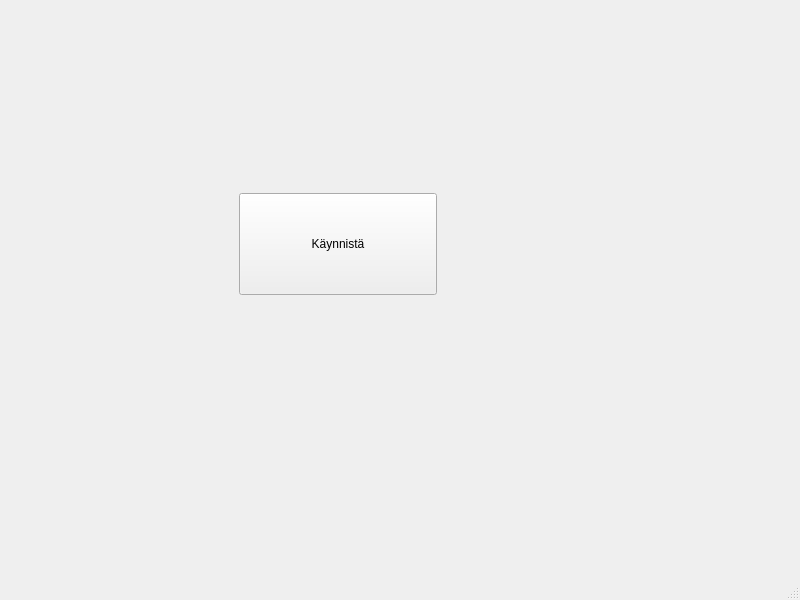
<?xml version="1.0" encoding="UTF-8"?>
<ui version="4.0">
 <class>MainWindow</class>
 <widget class="QMainWindow" name="MainWindow">
  <property name="geometry">
   <rect>
    <x>0</x>
    <y>0</y>
    <width>800</width>
    <height>600</height>
   </rect>
  </property>
  <property name="windowTitle">
   <string>MainWindow</string>
  </property>
  <widget class="QWidget" name="centralwidget">
   <widget class="QPushButton" name="pushButton">
    <property name="geometry">
     <rect>
      <x>239</x>
      <y>193</y>
      <width>198</width>
      <height>102</height>
     </rect>
    </property>
    <property name="text">
     <string>Käynnistä</string>
    </property>
   </widget>
  </widget>
  <widget class="QMenuBar" name="menubar">
   <property name="geometry">
    <rect>
     <x>0</x>
     <y>0</y>
     <width>800</width>
     <height>18</height>
    </rect>
   </property>
  </widget>
  <widget class="QStatusBar" name="statusbar"/>
 </widget>
 <resources/>
 <connections/>
</ui>
